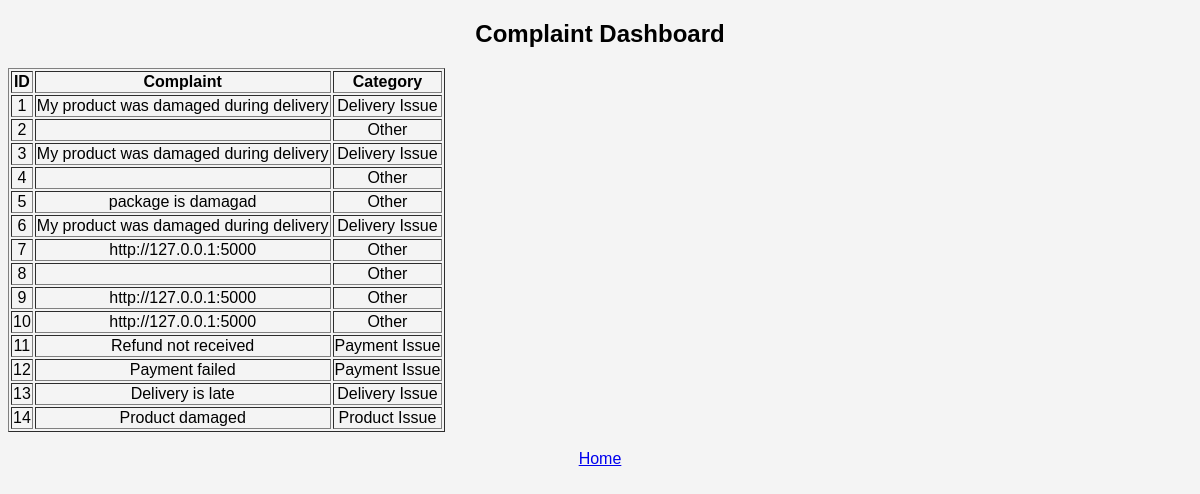
/dashboard, run on the app's committed database.
### tables this page shows
CREATE TABLE complaints(
        id INTEGER PRIMARY KEY AUTOINCREMENT,
        text TEXT,
        category TEXT
    );

### app.py (the view)
@app.route("/dashboard")
def dashboard():
    conn = sqlite3.connect("complaints.db")
    cur = conn.cursor()
    cur.execute("SELECT * FROM complaints")
    data = cur.fetchall()
    conn.close()
    return render_template("dashboard.html", data=data)

### templates/dashboard.html (shortened to what this page needs)
<!DOCTYPE html>
<html>
<head>
<link rel="stylesheet" href="{{ url_for('static', filename='style.css') }}">
</head>
<body>
<h2>Complaint Dashboard</h2>
<table border="1">
<tr>
<th>ID</th>
<th>Complaint</th>
<th>Category</th>
</tr>
{% for row in data %}
<tr>
<td>{{ row[0] }}</td>
<td>{{ row[1] }}</td>
<td>{{ row[2] }}</td>
</tr>
{% endfor %}
</table>
<br>
<a href="/">Home</a>
</body>
</html>

### static/style.css (style rules this page uses)
body { font-family: Arial; text-align:center; background:#f4f4f4; }

### data on the page
complaints: id "1", text "My product was damaged during delivery", category "Delivery Issue"
complaints: id "2", category "Other"
complaints: id "3", text "My product was damaged during delivery", category "Delivery Issue"
complaints: id "4", category "Other"
complaints: id "5", text "package is damagad", category "Other"
complaints: id "6", text "My product was damaged during delivery", category "Delivery Issue"
complaints: id "7", text "http://127.0.0.1:5000", category "Other"
complaints: id "8", category "Other"
complaints: id "9", text "http://127.0.0.1:5000", category "Other"
complaints: id "10", text "http://127.0.0.1:5000", category "Other"
complaints: id "11", text "Refund not received", category "Payment Issue"
complaints: id "12", text "Payment failed", category "Payment Issue"
complaints: id "13", text "Delivery is late", category "Delivery Issue"
complaints: id "14", text "Product damaged", category "Product Issue"
